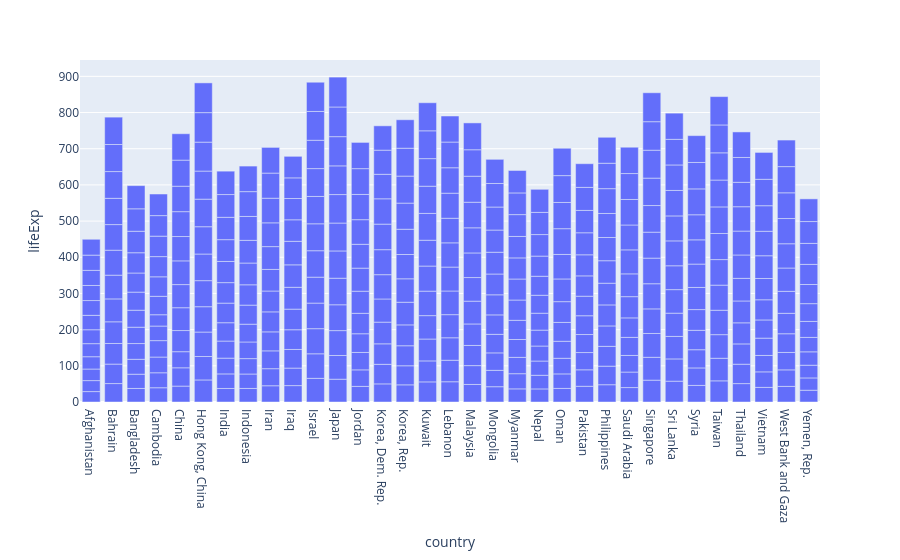

The code cell stored with this chart in its notebook:
### Code cell
fig =px.bar(df, x='country', y='lifeExp')
fig

### Figure 1 — Plotly figure (JSON) as saved in the notebook; plotly's stock layout.template omitted (floating-point values rounded to 4 significant figures; data arrays with more than 128 entries replaced by an {"elided": "..."} marker saying what was removed)
{"data": [{"hovertemplate": "country=%{x}<br>lifeExp=%{y}<extra></extra>", "legendgroup": "", "marker": {"color": "#636efa", "pattern": {"shape": ""}}, "name": "", "orientation": "v", "showlegend": false, "textposition": "auto", "type": "bar", "x": {"elided": "396 str values"}, "xaxis": "x", "y": {"elided": "396 float values"}, "yaxis": "y"}], "layout": {"autosize": true, "barmode": "relative", "legend": {"tracegroupgap": 0}, "margin": {"t": 60}, "xaxis": {"anchor": "y", "autorange": true, "domain": [0, 1], "range": [-0.5, 32.5], "title": {"text": "country"}, "type": "category"}, "yaxis": {"anchor": "x", "autorange": true, "domain": [0, 1], "range": [0, 945.2], "title": {"text": "lifeExp"}, "type": "linear"}}}
